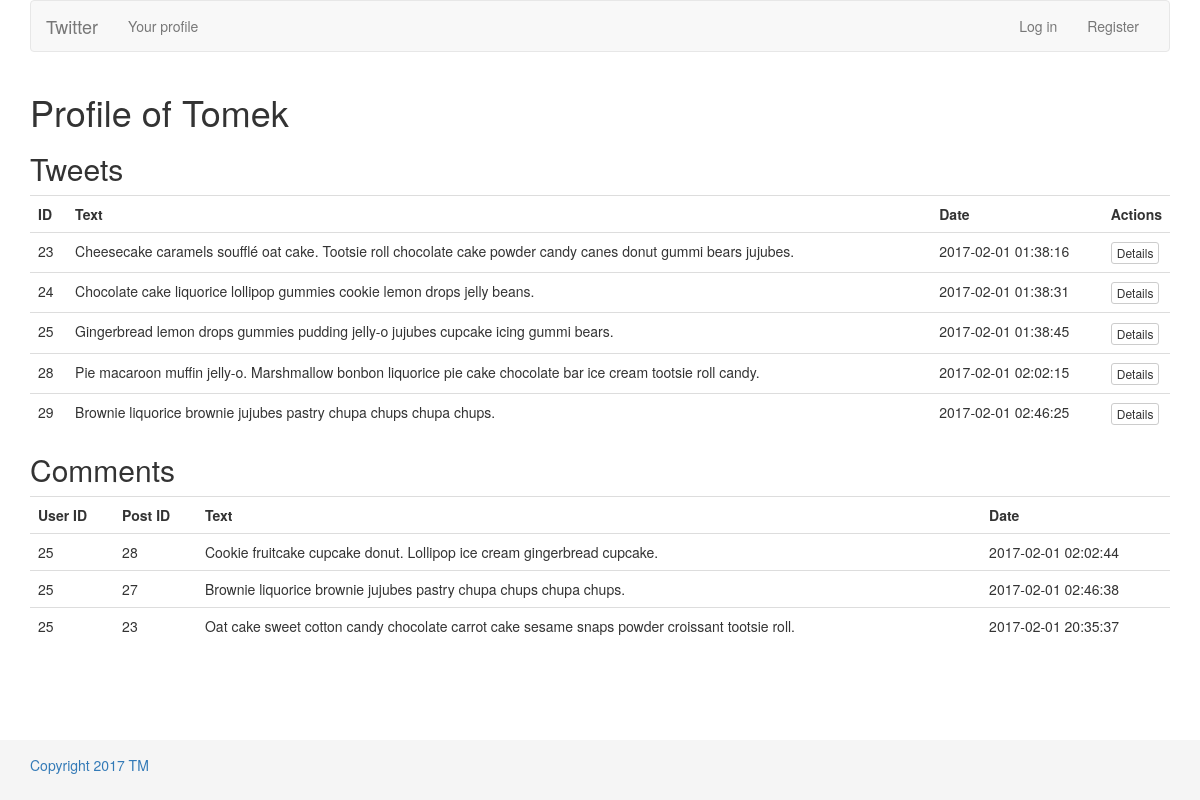
The page /userProfile.php?id=25 on the database its author committed.
### tables this page shows
CREATE TABLE `Users` (
  `id` int(11) NOT NULL AUTO_INCREMENT,
  `email` varchar(255) DEFAULT NULL,
  `username` varchar(255) DEFAULT NULL,
  `hashed_password` varchar(60) DEFAULT NULL,
  PRIMARY KEY (`id`)
);

CREATE TABLE `Tweets` (
  `id` int(11) NOT NULL AUTO_INCREMENT,
  `userID` int(11) DEFAULT NULL,
  `text` varchar(200) DEFAULT NULL,
  `creationDate` datetime DEFAULT NULL,
  PRIMARY KEY (`id`),
  KEY `userID` (`userID`),
  CONSTRAINT `Tweets_ibfk_1` FOREIGN KEY (`userID`) REFERENCES `Users` (`id`) ON DELETE CASCADE
);

CREATE TABLE `Comments` (
  `id` int(11) NOT NULL AUTO_INCREMENT,
  `userID` int(11) DEFAULT NULL,
  `postID` int(11) DEFAULT NULL,
  `creationDate` datetime DEFAULT NULL,
  `text` varchar(200) DEFAULT NULL,
  PRIMARY KEY (`id`),
  KEY `Comments_ibfk_1` (`postID`),
  CONSTRAINT `Comments_ibfk_1` FOREIGN KEY (`postID`) REFERENCES `Tweets` (`id`) ON DELETE CASCADE
);

### src/Tweet.php (called while the page is built, shortened)
<?php
class Tweet {
	private $id;
	private $text;
	private $creationDate;
	public function __construct() {
		$this->id = -1;
		$this->text = "";
		$this->creationDate = "";
	}
	public function getID() {
		return $this->id;
	}
	public function getText() {
		return $this->text;
	}
	public function getCreationDate() {
		return $this->creationDate;
	}
	static public function loadAllTweetsByUserId(PDO $conn, $userID) {
		$sql = "SELECT * FROM Tweets WHERE userID=?";
		try {
		    $stmt = $conn->prepare($sql);
		    $stmt->execute([$userID]);
				if($stmt == true && $stmt->rowCount() > 0) {
					foreach($stmt as $row) {
						$loadedTweets = new Tweet();
						$loadedTweets->id = $row['id'];
						$loadedTweets->text = $row['text'];
						$loadedTweets->creationDate = $row['creationDate'];
						$ret[] = $loadedTweets;
					}
					return $ret;
				}
				return false;
		} catch (PDOException $e) {
		    echo("Błąd: " . $e->getMessage());
		}
	}
}

### src/Comment.php (called while the page is built, shortened)
<?php
class Comment {
	private $userID;
	private $postID;
	private $creationDate;
	private $text;
	public function __construct() {
		$this->userID = NULL;
		$this->postID = NULL;
		$this->creationDate = "";
		$this->text = "";
	}
	public function getUserID() {
		return $this->userID;
	}
	public function getPostID() {
		return $this->postID;
	}
	public function getCreationDate() {
		return $this->creationDate;
	}
	public function getText() {
		return $this->text;
	}
	static public function loadAllCommentsByUserId(PDO $conn, $userID) {
		$sql = "SELECT * FROM Comments WHERE userID=? ORDER BY creationDate ASC";
		try {
		    $stmt = $conn->prepare($sql);
		    $stmt->execute([$userID]);
				if($stmt == true && $stmt->rowCount() > 0) {
					foreach($stmt as $row) {
						$loadedComments = new Comment();
						$loadedComments->id = $row['id'];
						$loadedComments->userID = $row['userID'];
						$loadedComments->postID = $row['postID'];
						$loadedComments->creationDate = $row['creationDate'];
						$loadedComments->text = $row['text'];
						$ret[] = $loadedComments;
					}
					return $ret;
				}
				return false;
		} catch (PDOException $e) {
		    echo("Błąd: " . $e->getMessage());
		}
	}
}
?>

### src/User.php (called while the page is built, shortened)
<?php
class User {
	private $username;
	public function __construct() {
		$this->username = "";
	}
	public function getUsername() {
		return $this->username;
	}
	static public function loadUserById(PDO $conn, $id) {
		$sql = "SELECT * FROM Users WHERE id=? LIMIT 1";
		try {
		    $stmt = $conn->prepare($sql);
		    $stmt->execute([$id]);
				if($stmt == true) {
					$row = $stmt->fetch();
					$loadedUser = new User();
					$loadedUser->id = $row['id'];
					$loadedUser->username = $row['username'];
					$loadedUser->hashedPassword = $row['hashed_password'];
					$loadedUser->email = $row['email'];
					return $loadedUser;
				}
				return null;
		} catch (PDOException $e) {
		    echo("Błąd: " . $e->getMessage());
		}
	}
}

### public/userProfile.php (the view, shortened to what this page needs)
<?php
require_once('../src/Tweet.php');
require_once('../src/Comment.php');
require_once('../src/Message.php');
require_once('../src/User.php');
$userID = $_GET['id'];
$user = User::loadUserById($conn, $userID);
$tweets = "";
if(!empty(Tweet::loadAllTweetsByUserId($conn, $userID))) {
	$userTweets = Tweet::loadAllTweetsByUserId($conn, $userID);
	foreach ($userTweets as $tweet) {
	  $tweets .= "<tr>";
	  $tweets .= "<td>" . $tweet->getID() . "</td>";
	  $tweets .= "<td>" . $tweet->getText() . "</td>";
	  $tweets .= "<td>" . $tweet->getCreationDate() . "</td>";
	  $tweets .= '<td class="fit">';
	  $tweets .= '<a class="btn btn-default btn-xs" href="details.php?id='.$tweet->getID().'">Details</a> ';
	  $tweets .= "</td>";
	  $tweets .= "</tr>";
	}
} else {
	$tweets .= "<tr><td>No tweets yet.</td></tr>";
}
$comments = "";
if(!empty(Comment::loadAllCommentsByUserId($conn, $userID))) {
	$userComments = Comment::loadAllCommentsByUserId($conn, $userID);
	foreach ($userComments as $comment) {
	  $comments .= "<tr>";
	  $comments .= "<td>" . $comment->getUserID() . "</td>";
	  $comments .= "<td>" . $comment->getPostID() . "</td>";
	  $comments .= "<td>" . $comment->getText() . "</td>";
	  $comments .= "<td>" . $comment->getCreationDate() . "</td>";
	  $comments .= "</tr>";
	}
} else {
	$comments .= "<tr><td>No comments yet.</td></tr>";
}
include('templates/header.php');
?>
<div class="container">
	<div class="row">
  	<div class="col-md-12">
  		<h1>Profile of <?php echo $user->getUsername() ?></h1>
  		<h2>Tweets</h2>
			<table class="table">
				<tr>
					<th>ID</th>
					<th>Text</th>
					<th>Date</th>
					<th>Actions</th>
				</tr>
  			<?php echo $tweets ?>
			</table>
  		<h2>Comments</h2>
			<table class="table">
				<tr>
					<th>User ID</th>
					<th>Post ID</th>
					<th>Text</th>
					<th>Date</th>
				</tr>
  			<?php echo $comments ?>
			</table>
  	</div>
  </div>
</div>
<?php require_once('templates/footer.php'); ?>

### public/assets/css/style.css (style rules this page uses)
html { position: relative; min-height: 100%; }
body { margin-bottom: 60px; }
.table .fit { white-space: nowrap; width: 1%; }

### rows shown on the page
users: username "Tomek"
tweets: id "23", text "Cheesecake caramels soufflé oat cake. Tootsie roll chocolate cake powder candy canes donut gummi bears jujubes.", creationDate "2017-02-01 01:38:16"
tweets: id "24", text "Chocolate cake liquorice lollipop gummies cookie lemon drops jelly beans.", creationDate "2017-02-01 01:38:31"
tweets: id "25", text "Gingerbread lemon drops gummies pudding jelly-o jujubes cupcake icing gummi bears.", creationDate "2017-02-01 01:38:45"
tweets: id "28", text "Pie macaroon muffin jelly-o. Marshmallow bonbon liquorice pie cake chocolate bar ice cream tootsie roll candy.", creationDate "2017-02-01 02:02:15"
tweets: id "29", text "Brownie liquorice brownie jujubes pastry chupa chups chupa chups.", creationDate "2017-02-01 02:46:25"
comments: userID "25", postID "28", text "Cookie fruitcake cupcake donut. Lollipop ice cream gingerbread cupcake.", creationDate "2017-02-01 02:02:44"
comments: userID "25", postID "27", text "Brownie liquorice brownie jujubes pastry chupa chups chupa chups.", creationDate "2017-02-01 02:46:38"
comments: userID "25", postID "23", text "Oat cake sweet cotton candy chocolate carrot cake sesame snaps powder croissant tootsie roll.", creationDate "2017-02-01 20:35:37"
